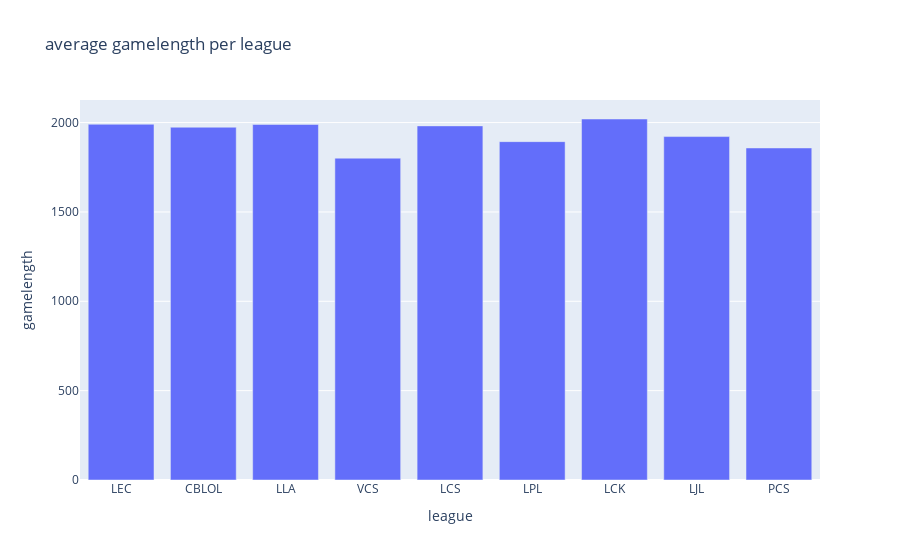

Source (notebook cell):
### Code cell
fig = px.bar(averages, x = "league", y = 'gamelength', title = "average gamelength per league")
fig.show()

### Figure 1 — Plotly figure (JSON) as saved in the notebook; plotly's stock layout.template omitted (floating-point values rounded to 4 significant figures)
{"data": [{"alignmentgroup": "True", "hovertemplate": "league=%{x}<br>gamelength=%{y}<extra></extra>", "legendgroup": "", "marker": {"color": "#636efa", "pattern": {"shape": ""}}, "name": "", "offsetgroup": "", "orientation": "v", "showlegend": false, "textposition": "auto", "type": "bar", "x": ["LEC", "CBLOL", "LLA", "VCS", "LCS", "LPL", "LCK", "LJL", "PCS"], "xaxis": "x", "y": [1991.0, 1974.0, 1990.0, 1801.0, 1982.0, 1893.0, 2020.0, 1922.0, 1858.0], "yaxis": "y"}], "layout": {"barmode": "relative", "legend": {"tracegroupgap": 0}, "title": {"text": "average gamelength per league"}, "xaxis": {"anchor": "y", "domain": [0, 1], "title": {"text": "league"}}, "yaxis": {"anchor": "x", "domain": [0, 1], "title": {"text": "gamelength"}}}}
